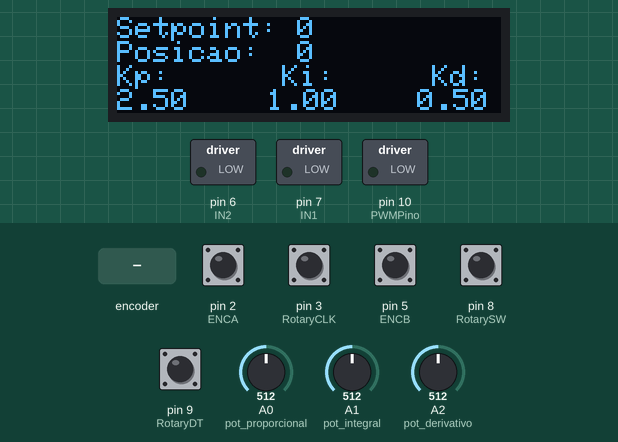
Bench run of a sketch on a simulated Arduino Uno, built with avr-gcc and run on an emulated ATmega328P. On the bench: 128×32 one-colour display, switched loads named in the sketch (green lamp = pin HIGH). The inputs (shaded band) are chosen by the test bench; at power-on: pin 2 (ENCA), pin 3 (RotaryCLK), pin 5 (ENCB), pin 8 (RotarySW), pin 9 (RotaryDT) HIGH, A1 (pot_integral) = 512, A0 (pot_proporcional) = 512, A2 (pot_derivativo) = 512. What the sketch prints to the serial monitor is not drawn.

Above: at 2.3 s.
2.4 s: rotary encoder on pin 2 (ENCA) / pin 5 (ENCB) turned 3 steps (first pin leading)
At 4.1 s:
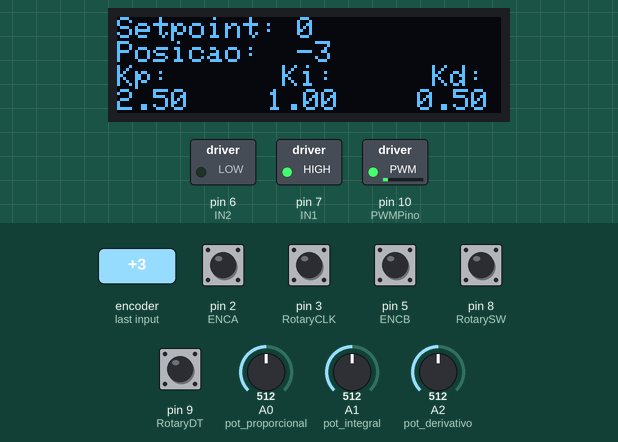
4.5 s: pin 8 (RotarySW) pulled LOW for 3.2 s
At 6.3 s:
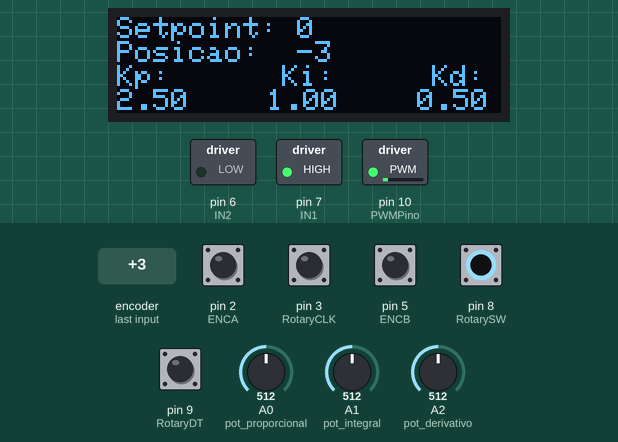
9.2 s: rotary encoder on pin 2 (ENCA) / pin 5 (ENCB) turned 3 steps (first pin leading)
At 9.99 s:
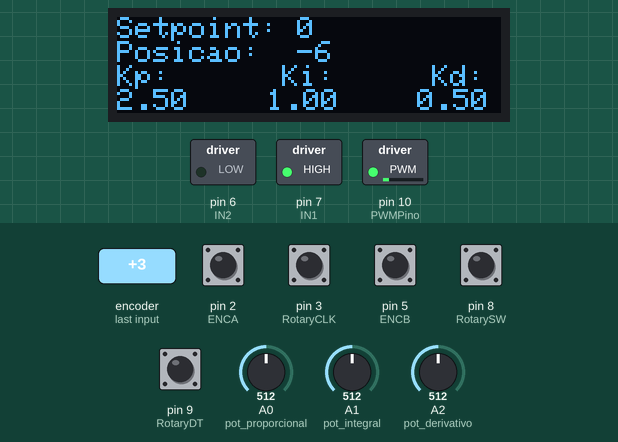
12.8 s: A1 (pot_integral) set to 0
At 13.1 s:
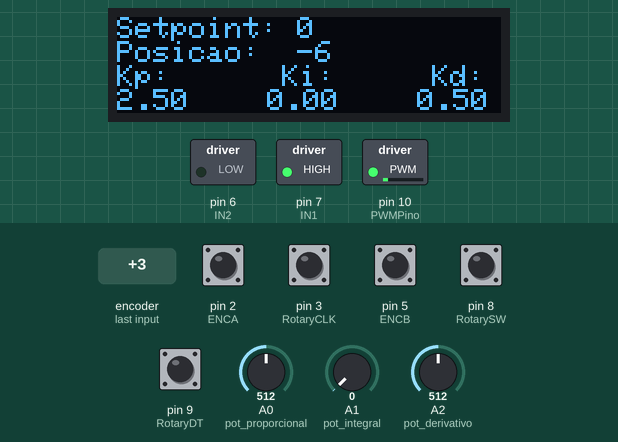
14.3 s: pin 3 (RotaryCLK) pulled LOW for 0.15 s
At 15.0 s:
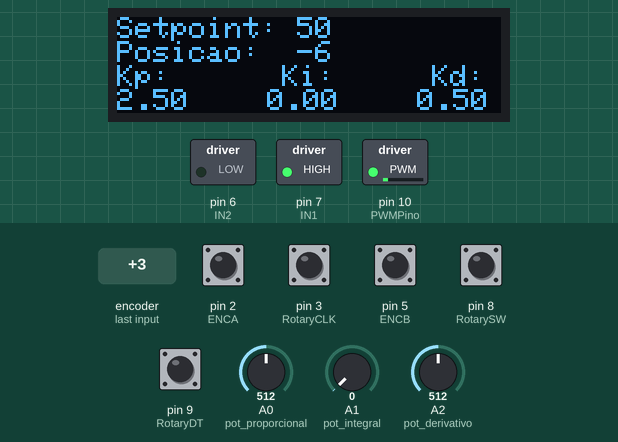
15.9 s: pin 3 (RotaryCLK) pulled LOW for 1 s
At 17.3 s:
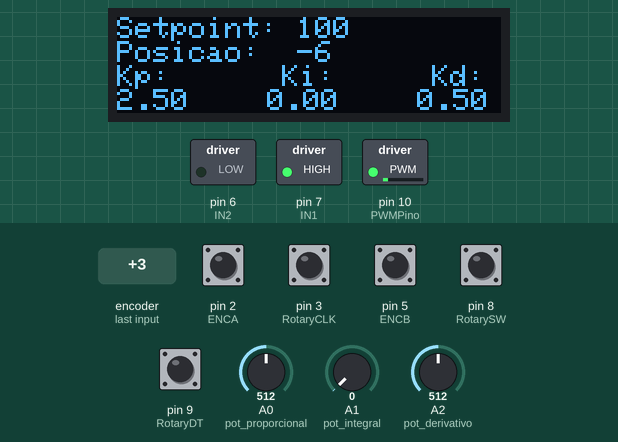
Timing chart, 0 to 18.9 s (numbered marks = the images above; inputs shaded):
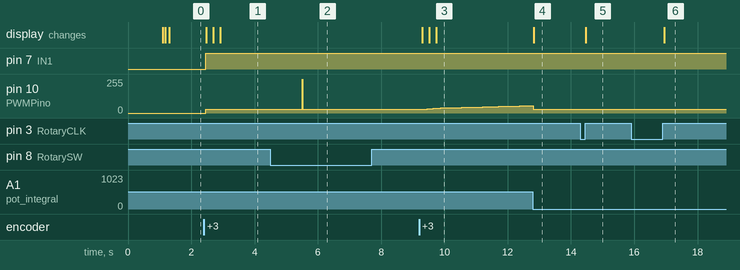

Measured:
- after the input at 2.4 s, pin 7 (IN1): LOW → HIGH after 0.05 s; pin 10 (PWMPino): 0/255 → 30/255 after 0.05 s; the display: first changes after 0.07 s (image 1 shows a later state)
- after the input at 4.5 s, pin 10 (PWMPino): 30/255 → 255/255 after 1.0 s, → 30/255 0.02 s later
- after the input at 9.2 s, the display: first changes after 0.10 s (image 3 shows a later state)
- after the input at 12.8 s, the display: changes at once (image 4)
- after the input at 14.3 s, the display: changes after 0.17 s (image 5)
- after the input at 15.9 s, the display: changes after 1.1 s (image 6)

The sketch:

Controle_PID.ino
```cpp
#include <Wire.h> // Biblioteca I2C
#include <SSD1306Ascii.h> //I2C OLED
#include <SSD1306AsciiWire.h> //I2C OLED

#define I2C_ADDRESS 0x3C
#define RST_PIN -1
SSD1306AsciiWire oled;

#define ENCA 2 // Verde
#define ENCB 5 // Amarelo
#define IN2 6 // Entrada drive L298N
#define IN1 7 // Entrada drive L298N

int pot_proporcional = A0; // Entrada potênciometro Proporcional
int pot_derivativo = A2; // Entrada potênciometro Derivativo
int pot_integral = A1; // Entrada potênciometro Integral
int valorpot_P = 0; // Valor do potênciometro P
int valorpot_I = 0; // Valor do potênciometro I
int valorpot_D = 0; // Valor do potênciometro D
float pot_P;
float pot_I;
float pot_D;

//PID tuning - Parametrização PID
float proporcional; // Proporcional (Kp)
float derivativo ; // Derivativo (Kd)
float integral; // Integral (Ki)
float SinalControle = 0; // Sinal de saída PV

const int PWMPino = 10;
int PWMValor = 0;
int DirecaoMotor = 0;

//Setpoint - Posição Alvo
float PosicaoAlvo = 0;

// Valores medidos
volatile float PosicaoMotor = 0; // Posição encoder do motor
float PosicaoAnteriorMotor = -1;

long prevT = 0;
float eprev = 0;
float eintegral = 0;
float OLEDTimer = 0; // Intervalo de atualização do display

//Rotary encoder - Encoder rotativo
const int RotaryCLK = 3; //CLK pin (S2) - Pino CLK (S2)
const int RotaryDT = 9; //DT pin (S1) - Pino DT (S1)
const int RotarySW = 8; //SW pin (Key) - Pino SW (Key)
int BotaoRotativoValor = 0; // Botão acionado ou não
float RotaryTime; // Tempo de debounce
volatile int ValorRotativo = 0; // Valor manipulado pelo encoder
int ValorAnteriorRotativo = -1; // Valor prévio

// Status CLK e DT
int CLKAgora;
int CLKAnterior;
int DTNow;
int DTPrevious;

// Variáveis PID
float previousTime = 0; //Cálculo delta t
float ErroAnterior = 0; // Cálculo do derivativo (edot)
float errorIntegral = 0; // Erro integral
float currentTime = 0; // Tempo no momento calculado
float deltaTime = 0; // Diferença tempo
float ValorErro = 0; // Erro
float edot = 0; // Derivativo (de/dt)

void setup() {
  Serial.begin(115200);
  Wire.begin(); // Inicializa I2C
  Wire.setClock(800000L); // Clock mais rápido

  pinMode(pot_proporcional, INPUT);// Configura pot_proportional como entrada
  pinMode(pot_integral, INPUT);// Configura pot_integral como entrada
  pinMode(pot_derivativo, INPUT);// Configura pot_derivative como entrada

// Define os sinais de encoder como entrada
  pinMode(ENCA,INPUT);
  pinMode(ENCB,INPUT);
  attachInterrupt(digitalPinToInterrupt(ENCA), LeituraEncoder, RISING); // Faz a leitura toda a vez que o sinal do encoder A sobe chamando a função readEncoder
  pinMode(PWMPino,OUTPUT);
  pinMode(IN1,OUTPUT);
  pinMode(IN2,OUTPUT);

// Definição dos pinos do encoder rotativo
  pinMode(RotaryCLK, INPUT_PULLUP); //CLK
  pinMode(RotaryDT, INPUT_PULLUP); //DT
  pinMode(RotarySW, INPUT_PULLUP); //SW
  attachInterrupt(digitalPinToInterrupt(RotaryCLK), EncoderRotativo, CHANGE);
  // Guarda valores
  CLKAnterior = digitalRead(RotaryCLK);
  DTPrevious = digitalRead(RotaryDT);

#if RST_PIN >= 0
  oled.begin(&Adafruit128x32, I2C_ADDRESS, RST_PIN);
#else
  oled.begin(&Adafruit128x32, I2C_ADDRESS);
#endif

  oled.setFont(Adafruit5x7);
  oled.clear(); // Limpa display
  oled.set2X();
  oled.println("   PID    "); // Mensagem de entrada
  oled.println("Controller");
  oled.set1X();
  delay(1000);
  OLEDTimer = millis(); // Inicia o timer
  oled.clear();
  Valoresfixosdisplay();
  AtualizaDisplay();

}

void loop() {

  VerificaValoresPID();

  CalculoPID();

  DriveMotor();

  EncoderRotativoBotao();

  AtualizaDisplay();

  Valores();

}

void LeituraEncoder(){
// Lê o encoder do motor
  int b = digitalRead(ENCB);
  if(b>0){
    PosicaoMotor++;
  }
  else{
    PosicaoMotor--;
  }
}

void DriveMotor(){
// Drive motor
// Determina a velocidade e a direção baseada no valor do sinal de controle

  if (SinalControle < 0) // Valor negativo: CCW
  {
    DirecaoMotor = -1;
  }
  else if (SinalControle > 0) // Positivo: CW
  {
    DirecaoMotor = 1;
  }
  else // Para o motor
  {
    DirecaoMotor = 0;
  }

 PWMValor = (int)fabs(SinalControle);
  if (PWMValor > 255)
  {
    PWMValor = 255;
  }

  if (PWMValor < 30 && ValorErro != 0)
  {
    PWMValor = 30;
  }

// Define direção do motor
  if(DirecaoMotor == 1){
    digitalWrite(IN2,HIGH);
    digitalWrite(IN1,LOW);
  }
  else if(DirecaoMotor == -1){
    digitalWrite(IN2,LOW);
    digitalWrite(IN1,HIGH);
  }
  else{
    digitalWrite(IN1,LOW);
    digitalWrite(IN2,LOW);
    PWMValor = 0;
  }
// Leitura Analógica do pino PWM
  analogWrite(PWMPino, PWMValor);
}

void CalculoPID(){
// PID
  currentTime = micros(); //current time
  deltaTime = (currentTime - previousTime) / 1000000.0; // Diferença em segundos
  previousTime = currentTime; // Salva o tempo atual para comparação da próxima iteração

  ValorErro = PosicaoMotor - PosicaoAlvo; // Posição atual - setpoint

  edot = (ValorErro - ErroAnterior) / deltaTime; //edot = de/dt - termo derivativo

  errorIntegral = errorIntegral + (ValorErro * deltaTime); //termo integral

  SinalControle = (proporcional * ValorErro) + (derivativo * edot) + (integral * errorIntegral); // Soma final das três variaveis

  ErroAnterior = ValorErro; // Salva o valor para a próxima iteração para obter a diferença
}

void Valores(){
  Serial.print(ValorErro);
  Serial.print(" ");
  Serial.print(PosicaoAlvo);
  Serial.print(" ");
  Serial.print(PosicaoMotor);
  Serial.println(" ");
}

void Valoresfixosdisplay(){
// Printa os termos no display
  oled.setCursor(0, 0); //(x [pixels], y[lines])
  oled.print("Setpoint:");

  oled.setCursor(0, 1);
  oled.print("Posicao:");

  oled.setCursor(0, 2);
  oled.print("Kp:");

  oled.setCursor(55, 2);
  oled.print("Ki:");

  oled.setCursor(105, 2);
  oled.print("Kd:");
}

void AtualizaDisplay(){
// Display
  if (millis() - OLEDTimer > 100)
    {
    if (ValorAnteriorRotativo != ValorRotativo)
    {
      oled.setCursor(60, 0);
      oled.print("      ");
      oled.setCursor(60, 0);
      oled.print(ValorRotativo); // printa o setpoint pelo o encoder rotativo

      ValorAnteriorRotativo = ValorRotativo;
      OLEDTimer = millis(); //Reset o timer do display
    }

    if (PosicaoMotor != PosicaoAnteriorMotor)
    {
      oled.setCursor(60, 1);
      oled.print("      ");
      oled.setCursor(60, 1);
      oled.print(PosicaoMotor, 0); //printa valor de posição atual do motor

      PosicaoAnteriorMotor = PosicaoMotor;
      OLEDTimer = millis(); //Reset o timer do display
    }
    if (millis() - OLEDTimer > 100) // Printar valores do controlador no display
    {
      oled.setCursor(0, 3);
      oled.print("      ");
      oled.setCursor(0, 3);
      oled.print(proporcional, 2); //printa o valor de Kp

      oled.setCursor(50, 3);
      oled.print("      ");
      oled.setCursor(50, 3);
      oled.print(integral, 2); //printa o valor de Ki

      oled.setCursor(100, 3);
      oled.print("      ");
      oled.setCursor(100, 3);
      oled.print(derivativo, 2); //printa o valor de Kd

      OLEDTimer = millis(); //Reset o timer do display
    }

  }

}
void EncoderRotativo(){
// Target position
  CLKAgora = digitalRead(RotaryCLK); // Estado do pino CLK

  if (CLKAgora != CLKAnterior  && CLKAgora == 1)
  {
    if (digitalRead(RotaryDT) != CLKAgora)
    {
      ValorRotativo = ValorRotativo - 50 ;
    }
    else
    {
      ValorRotativo = ValorRotativo + 50 ;
          }
  }
  CLKAnterior = CLKAgora;  // Guarda o último estado CLK
}
void EncoderRotativoBotao(){
// Checa o posição alvo
  BotaoRotativoValor = digitalRead(RotarySW);

  if (BotaoRotativoValor == 0)
  {
    if (millis() - RotaryTime > 1000)
    {
      PosicaoAlvo = ValorRotativo;
      digitalWrite(PWMPino,HIGH);
      RotaryTime = millis();
    }
  }
}
void VerificaValoresPID(){
// Leitura dos potenciômetros
  valorpot_P = analogRead(pot_proporcional);
  pot_P = map(valorpot_P, 0, 1023, 0, 20)/4.0;//Função map() para converter a escala de 0 a 1023 para a escala de 0 a 5 com incremento de 0.25

  proporcional = pot_P;

  valorpot_I = analogRead(pot_integral);
  pot_I = map(valorpot_I, 0, 1023, 0, 20)/10.0;//Função map() para converter a escala de 0 a 1023 para a escala de 0 a 2 com incremento de 0.10

  integral = pot_I;

  valorpot_D = analogRead(pot_derivativo);
  pot_D = map(valorpot_D, 0, 1023, 0, 20)/20.0;//Função map() para converter a escala de 0 a 1023 para a escala de 0 a 1 com incremento de 0.05

  derivativo = pot_D;
}
```
